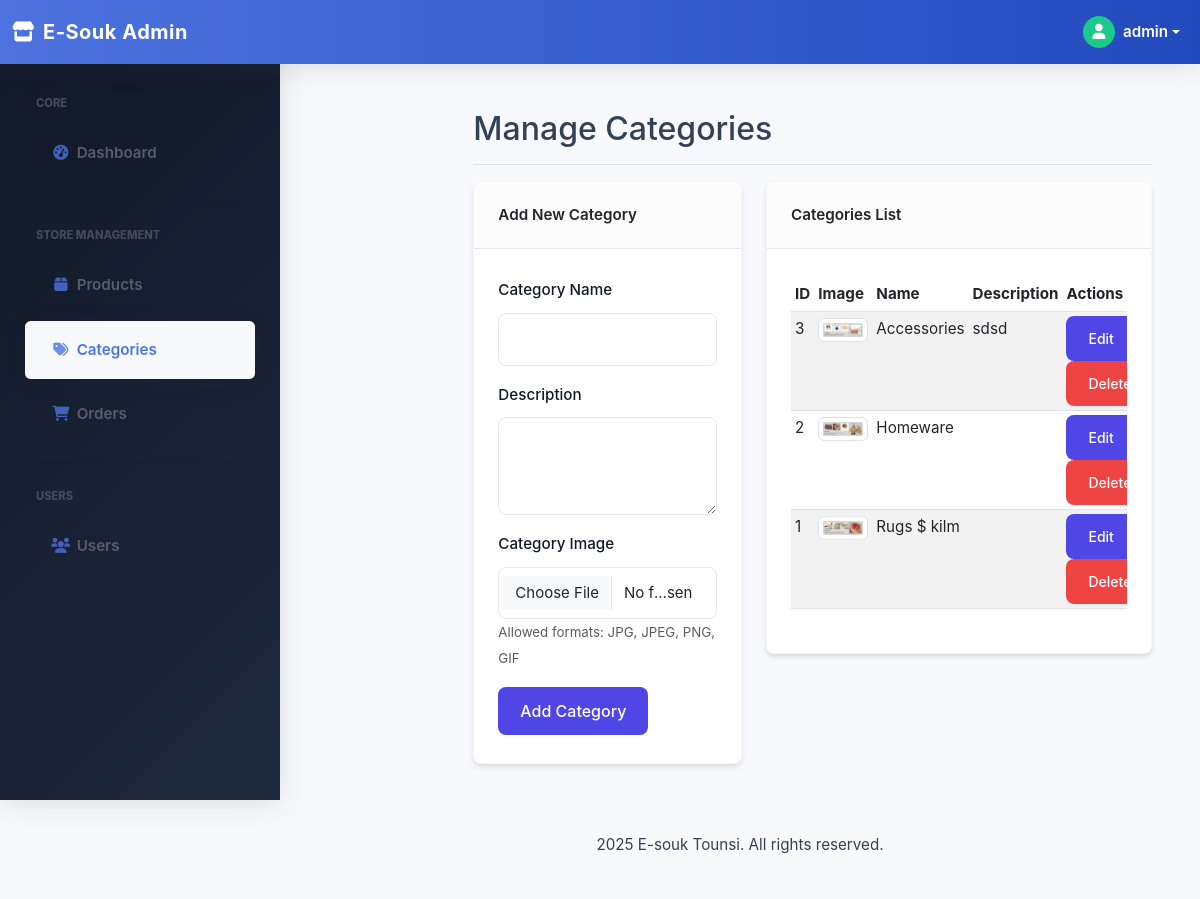
/admin/categories.php (signed in), run on the app's committed database.
### tables this page shows
CREATE TABLE `category` (
  `id_category` int NOT NULL AUTO_INCREMENT,
  `name` varchar(100) NOT NULL,
  `discription` text NOT NULL,
  `image` varchar(255) DEFAULT NULL,
  PRIMARY KEY (`id_category`)
);

### admin/categories.php (the view, shortened to what this page needs)
<?php
require_once '../config/init.php';
$upload_dir = '../root_uploads/categories/';
$edit_category = null;
$stmt = $db->prepare("SELECT * FROM category ORDER BY name");
$stmt->execute();
$categories = $stmt->fetchAll(PDO::FETCH_ASSOC);
?>
<!DOCTYPE html>
<html lang="en">
<head>
    <?php include('includes/header.php'); ?>
<body>
    <div class="container-fluid">
        <div class="row">
            <main class="col-md-9 ms-sm-auto col-lg-10 px-md-4">
                <div class="d-flex justify-content-between flex-wrap flex-md-nowrap align-items-center pt-3 pb-2 mb-3 border-bottom">
                    <h1 class="h2">Manage Categories</h1>
                </div>
                <div class="row">
                    <div class="col-md-5 mb-4">
                        <div class="card">
                            <div class="card-header">
                                <?php echo $edit_category ? 'Edit Category' : 'Add New Category'; ?>
                            </div>
                            <div class="card-body">
                                <form method="post" action="" enctype="multipart/form-data">
                                    <div class="mb-3">
                                        <label for="category_name" class="form-label">Category Name</label>
                                        <input type="text" class="form-control" id="category_name" name="category_name"
                                            value="<?php echo $edit_category ? htmlspecialchars($edit_category['name']) : ''; ?>" required>
                                    </div>
                                    <div class="mb-3">
                                        <label for="category_description" class="form-label">Description</label>
                                        <textarea class="form-control" id="category_description" name="category_description"
                                            rows="3"><?php echo $edit_category && isset($edit_category['discription']) ? htmlspecialchars($edit_category['discription']) : ''; ?></textarea>
                                    </div>
                                    <div class="mb-3">
                                        <label for="category_image" class="form-label">Category Image</label>
                                        <input type="file" class="form-control" id="category_image" name="category_image">
                                        <small class="form-text text-muted">Allowed formats: JPG, JPEG, PNG, GIF</small>
                                    </div>
                                    <button type="submit" name="submit" class="btn btn-primary"><?php echo $edit_category ? 'Update Category' : 'Add Category'; ?></button>
                                </form>
                            </div>
                        </div>
                    </div>
                    <div class="col-md-7">
                        <div class="card">
                            <div class="card-header">
                                Categories List
                            </div>
                            <div class="card-body">
                                <div class="table-responsive">
                                    <table class="table table-striped table-sm">
                                        <thead>
                                            <tr>
                                                <th>ID</th>
                                                <th>Image</th>
                                                <th>Name</th>
                                                <th>Description</th>
                                                <th>Actions</th>
                                            </tr>
                                        </thead>
                                        <tbody>
                                            <?php
                                            if (count($categories) > 0):
                                                foreach ($categories as $row):
                                            ?>
                                                <tr>
                                                    <td><?php echo $row['id_category']; ?></td>
                                                    <td>
                                                        <?php if (!empty($row['image'])): ?>
                                                            <img src="<?php echo $upload_dir . $row['image']; ?>" alt="Category" class="img-thumbnail" style="max-width: 50px; max-height: 50px;">
                                                        <?php else: ?>
                                                            <span class="text-muted">No image</span>
                                                        <?php endif; ?>
                                                    </td>
                                                    <td><?php echo htmlspecialchars($row['name']); ?></td>
                                                    <td><?php
                                                    $content = isset($row['discription']) ? $row['discription'] : '';
                                                    echo htmlspecialchars(substr($content, 0, 50)) . (strlen($content) > 50 ? '...' : '');
                                                ?></td>
                                                    <td>
                                                        <a href="categories.php?edit_id=<?php echo $row['id_category']; ?>" class="btn btn-sm btn-primary">Edit</a>
                                                        <a href="categories.php?delete_id=<?php echo $row['id_category']; ?>" class="btn btn-sm btn-danger" onclick="return confirm('Are you sure you want to delete this category?')">Delete</a>
                                                    </td>
                                                </tr>
                                            <?php
                                                endforeach;
                                            else:
                                            ?>
                                                <tr>
                                                    <td colspan="6" class="text-center">No categories found</td>
                                                </tr>
                                            <?php endif; ?>
                                        </tbody>
                                    </table>
                                </div>
                            </div>
                        </div>
                    </div>
                </div>
            </main>
        </div>
    </div>
</body>
<?php include('includes/footer.php'); ?>
</html>

### admin/css/admin.css (style rules this page uses)
* { margin: 0; padding: 0; box-sizing: border-box; font-family: 'Inter', system-ui, -apple-system, BlinkMacSystemFont, sans-serif; }
:root { --primary: #4f46e5; --primary-light: #818cf8; --secondary: #10b981; --danger: #ef4444; --warning: #f59e0b; --info: #3b82f6; --dark: #111827; --light: #f9fafb; --gray: #6b7280; --border: #e5e7eb; --sidebar-width: 280px; --header-height: 70px; --shadow-sm: 0 1px 2px 0 rgba(0, 0, 0, 0.05); --shadow: 0 4px 6px -1px rgba(0, 0, 0, 0.1), 0 2px 4px -1px rgba(0, 0, 0, 0.06); --shadow-lg: 0 10px 15px -3px rgba(0, 0, 0, 0.1), 0 4px 6px -2px rgba(0, 0, 0, 0.05); --shadow-xl: 0 20px 25px -5px rgba(0, 0, 0, 0.1), 0 10px 10px -5px rgba(0, 0, 0, 0.04); --transition: all 0.25s cubic-bezier(0.4, 0, 0.2, 1); --radius-sm: 0.375rem; --radius: 0.5rem; --radius-lg: 0.75rem; }
body { background-color: #f8fafc; color: #334155; line-height: 1.7; font-size: 0.95rem; }
.card { background-color: white; border-radius: var(--radius); box-shadow: var(--shadow); margin-bottom: 28px; overflow: hidden; transition: var(--transition); border: 1px solid rgba(0, 0, 0, 0.03); }
.card-header { padding: 20px 24px; border-bottom: 1px solid var(--border); font-weight: 600; display: flex; justify-content: space-between; align-items: center; background-color: rgba(0, 0, 0, 0.01); }
.card-body { padding: 28px 24px; }
.form-label { display: block; margin-bottom: 10px; font-weight: 500; color: var(--dark); }
.form-control { width: 100%; padding: 14px 16px; border: 1px solid var(--border); border-radius: var(--radius); font-size: 15px; transition: var(--transition); background-color: #fff; }
.btn { padding: 12px 22px; border: none; border-radius: var(--radius); cursor: pointer; font-weight: 500; transition: var(--transition); display: inline-flex; align-items: center; justify-content: center; gap: 8px; position: relative; overflow: hidden; }
.btn::after { content: ''; position: absolute; width: 100%; height: 100%; top: 0; left: 0; background-color: rgba(255, 255, 255, 0.1); transform: translateY(100%); transition: transform 0.3s ease; }
.btn-primary { background-color: var(--primary); color: white; }
.btn-danger { background-color: var(--danger); color: white; }

### admin/includes/header.php (style rules this page uses)
:root { --primary-color: #4e73df; --secondary-color: #1cc88a; --dark-color: #5a5c69; --light-color: #f8f9fc; }
body { font-family: 'Nunito', sans-serif; background-color: #f8f9fc; }

### data on the page
category: id_category "3", image (picture), name "Accessories", discription "sdsd"
category: id_category "2", image (picture), name "Homeware"
category: id_category "1", image (picture), name "Rugs $ kilm"

### other printed values
$_SESSION['user_name'] "admin"
